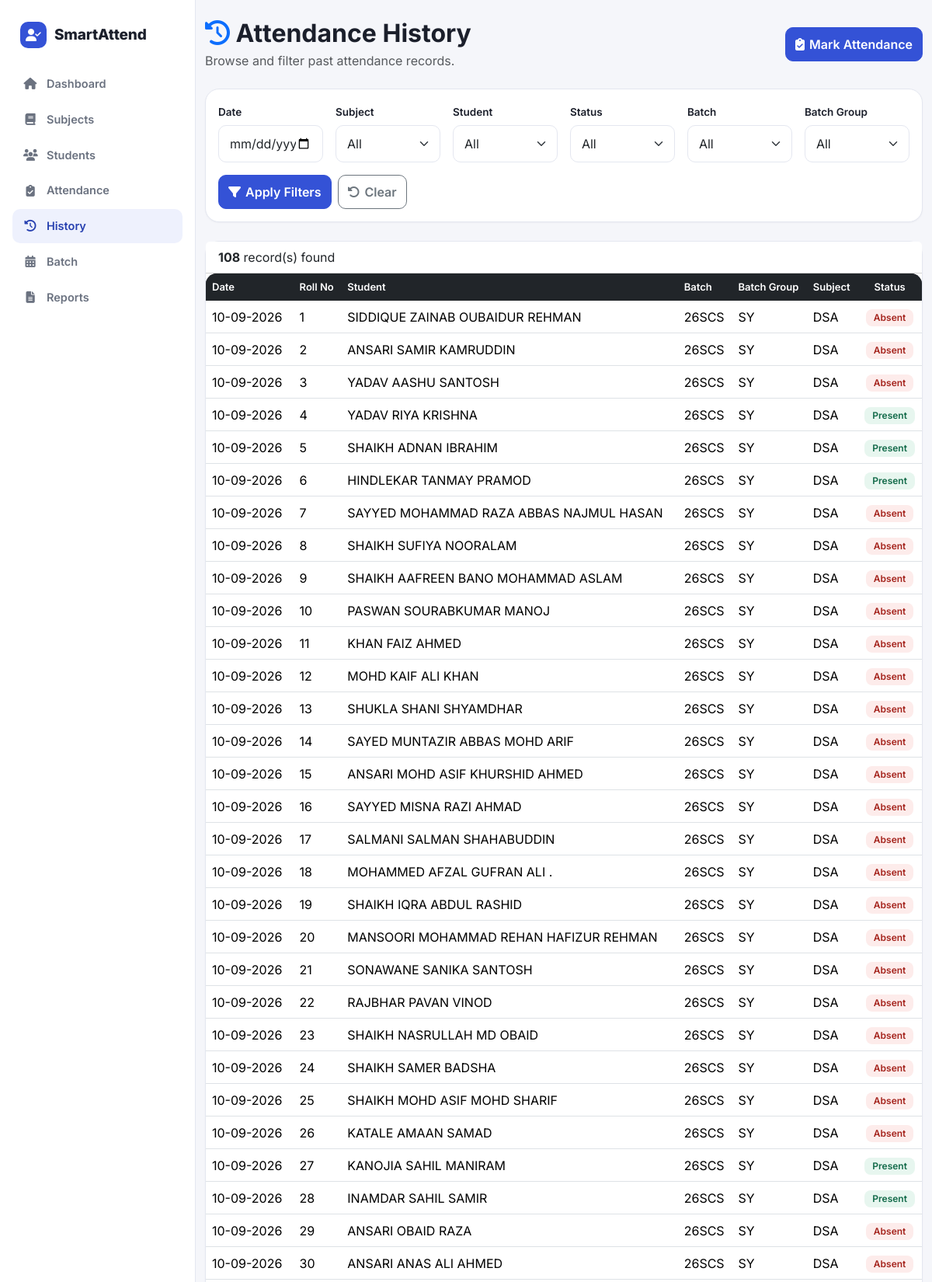
Screenshot of /attendance/history (signed in, upper part) with the database file from the repository.
### backend/models/attendance.py (models this page shows, shortened)
class Attendance(db.Model):
    __tablename__ = "attendances"
    id = db.Column(
        db.Integer,
        primary_key=True
    )
    user_id = db.Column(
        db.Integer,
        db.ForeignKey(
            "users.id",
            ondelete="CASCADE"
        ),
        nullable=False,
        index=True
    )
    student_id = db.Column(
        db.Integer,
        db.ForeignKey(
            "students.id",
            ondelete="CASCADE"
        ),
        nullable=False,
        index=True
    )
    subject_id = db.Column(
        db.Integer,
        db.ForeignKey(
            "subjects.id",
            ondelete="CASCADE"
        ),
        nullable=False,
        index=True
    )
    date = db.Column(
        db.Date,
        nullable=False,
        index=True
    )
    status = db.Column(
        db.String(20),
        nullable=False
    )
    created_at = db.Column(
        db.DateTime(timezone=True),
        default=lambda: datetime.now(timezone.utc),
        nullable=False
    )
    owner = db.relationship(
        "User",
        back_populates="attendances"
    )
    student = db.relationship(
        "Student",
        back_populates="attendances"
    )
    subject = db.relationship(
        "Subject",
        back_populates="attendances"
    )
    __table_args__ = (
        db.UniqueConstraint(
            "student_id",
            "subject_id",
            "date",
            name="unique_attendance_per_day"
        ),
    )

### backend/models/student.py (models this page shows, shortened)
class Student(db.Model):
    __tablename__ = "students"
    id = db.Column(
        db.Integer,
        primary_key=True
    )
    user_id = db.Column(
        db.Integer,
        db.ForeignKey(
            "users.id",
            ondelete="CASCADE"
        ),
        nullable=False,
        index=True
    )
    roll_number = db.Column(
        db.String(50),
        nullable=False
    )
    name = db.Column(
        db.String(100),
        nullable=False
    )
    batch = db.Column(
        db.String(50),
        nullable=True
    )
    batch_id = db.Column(
        db.Integer,
        db.ForeignKey(
            "batches.id",
            ondelete="SET NULL"
        ),
        nullable=True,
        index=True
    )
    assigned_batch = db.relationship(
        "Batch",
        back_populates="students"
    )
    academic_year = db.Column(
        db.Integer,
        nullable=True
    )
    email = db.Column(
        db.String(255),
        nullable=True
    )
    phone = db.Column(
        db.String(30),
        nullable=True
    )
    created_at = db.Column(
        db.DateTime(timezone=True),
        default=lambda: datetime.now(timezone.utc),
        nullable=False
    )
    owner = db.relationship(
        "User",
        back_populates="students"
    )
    attendances = db.relationship(
        "Attendance",
        back_populates="student",
        cascade="all, delete-orphan"
    )
    __table_args__ = (
        db.UniqueConstraint(
            "user_id",
            "roll_number",
            name="unique_student_roll_per_user"
        ),
    )

### backend/models/batch.py (models this page shows, shortened)
class Batch(db.Model):
    __tablename__ = "batches"
    id = db.Column(
        db.Integer,
        primary_key=True
    )
    user_id = db.Column(
        db.Integer,
        db.ForeignKey(
            "users.id",
            ondelete="CASCADE"
        ),
        nullable=False,
        index=True
    )
    name = db.Column(
        db.String(50),
        nullable=False
    )
    created_at = db.Column(
        db.DateTime(timezone=True),
        default=lambda: datetime.now(timezone.utc),
        nullable=False
    )
    owner = db.relationship(
        "User",
        back_populates="batches"
    )
    students = db.relationship(
        "Student",
        back_populates="assigned_batch"
    )
    subjects = db.relationship(
        "Subject",
        back_populates="batch"
    )
    __table_args__ = (
        db.UniqueConstraint(
            "user_id",
            "name",
            name="unique_batch_per_user"
        ),
    )

### backend/models/subject.py (models this page shows, shortened)
class Subject(db.Model):
    __tablename__ = "subjects"
    id = db.Column(
        db.Integer,
        primary_key=True
    )
    user_id = db.Column(
        db.Integer,
        db.ForeignKey("users.id"),
        nullable=False
    )
    name = db.Column(
        db.String(100),
        nullable=False
    )
    code = db.Column(
        db.String(50),
        nullable=True
    )
    batch_id = db.Column(
        db.Integer,
        db.ForeignKey(
            "batches.id",
            ondelete="SET NULL"
        ),
        nullable=True,
        index=True
    )
    batch = db.relationship(
        "Batch",
        back_populates="subjects"
    )
    academic_year = db.Column(
        db.Integer,
        nullable=True
    )
    created_at = db.Column(
        db.DateTime(timezone=True),
        default=lambda: datetime.now(timezone.utc),
        nullable=False
    )
    owner = db.relationship(
        "User",
        back_populates="subjects"
    )
    attendances = db.relationship(
        "Attendance",
        back_populates="subject",
        cascade="all, delete-orphan"
    )
    __table_args__ = (
        db.UniqueConstraint(
            "user_id",
            "name",
            name="unique_subject_per_user"
        ),
    )

### backend/routes/attendance.py (the view, shortened to what this page needs)
@attendance_bp.route("/history")
@login_required
def history():
    filter_date = request.args.get("date", "")
    filter_subject_id = request.args.get("subject_id", type=int)
    filter_student_id = request.args.get("student_id", type=int)
    filter_status = request.args.get("status", "")
    filter_batch = request.args.get("batch", "")
    filter_batch_id = request.args.get("batch_id", type=int)
    query = Attendance.query.filter_by(
        user_id=current_user.id
    ).join(
        Student, Attendance.student_id == Student.id
    ).join(
        Subject, Attendance.subject_id == Subject.id
    )
    if filter_subject_id:
        query = query.filter(Attendance.subject_id == filter_subject_id)
    if filter_student_id:
        query = query.filter(Attendance.student_id == filter_student_id)
    if filter_status in ("Present", "Absent"):
        query = query.filter(Attendance.status == filter_status)
    if filter_batch:
        query = query.filter(Student.batch == filter_batch)
    if filter_batch_id:
        query = query.filter(Student.batch_id == filter_batch_id)
    records = query.order_by(
        Attendance.date.desc(),
        cast(Student.roll_number, Integer).asc(),
        Student.roll_number.asc()
    ).limit(500).all()
    subjects = Subject.query.filter_by(
        user_id=current_user.id
    ).order_by(Subject.name.asc()).all()
    students = order_students_by_roll_number(
        Student.query.filter_by(user_id=current_user.id)
    ).all()
    batches = sorted({
        s.batch for s in students if s.batch
    })
    batch_groups = Batch.query.filter_by(
        user_id=current_user.id
    ).order_by(Batch.created_at.asc()).all()
    return render_template(
        "attendance_history.html",
        records=records,
        subjects=subjects,
        students=students,
        batches=batches,
        batch_groups=batch_groups,
        filters={
            "date": filter_date,
            "subject_id": filter_subject_id,
            "student_id": filter_student_id,
            "status": filter_status,
            "batch": filter_batch,
            "batch_id": filter_batch_id,
        }
    )

### backend/utils/sorting.py (called while the page is built)
def order_students_by_roll_number(query):
    return query.order_by(
        cast(Student.roll_number, Integer).asc(),
        Student.roll_number.asc()
    )

### frontend/templates/attendance_history.html (shortened to what this page needs)
{% extends "base.html" %}
{% block content %}
<div class="container py-4">
    <div class="d-flex flex-wrap justify-content-between align-items-center gap-3 mb-4">
        <div>
            <h2 class="fw-bold mb-1">
                <i class="fa-solid fa-clock-rotate-left text-primary"></i>
                Attendance History
            </h2>
            <p class="text-muted mb-0">
                Browse and filter past attendance records.
            </p>
        </div>
        <a href="{{ url_for('attendance.mark_attendance') }}" class="btn btn-primary">
            <i class="fa-solid fa-clipboard-check"></i>
            Mark Attendance
        </a>
    </div>
    <div class="card mb-4">
        <div class="card-body">
            <form method="GET" action="{{ url_for('attendance.history') }}" class="row g-3">
                <div class="col-md-2">
                    <label class="form-label">Date</label>
                    <input type="date" name="date" class="form-control" value="{{ filters.date }}">
                </div>
                <div class="col-md-2">
                    <label class="form-label">Subject</label>
                    <select name="subject_id" class="form-select">
                        <option value="">All</option>
                    </select>
                </div>
                <div class="col-md-2">
                    <label class="form-label">Student</label>
                    <select name="student_id" class="form-select">
                        <option value="">All</option>
                    </select>
                </div>
                <div class="col-md-2">
                    <label class="form-label">Status</label>
                    <select name="status" class="form-select">
                        <option value="">All</option>
                    </select>
                </div>
                <div class="col-md-2">
                    <label class="form-label">Batch</label>
                    <select name="batch" class="form-select">
                        <option value="">All</option>
                    </select>
                </div>
                <div class="col-md-2">
                    <label class="form-label">Batch Group</label>
                    <select name="batch_id" class="form-select">
                        <option value="">All</option>
                    </select>
                </div>
                <div class="col-12 d-flex gap-2">
                    <button type="submit" class="btn btn-primary">
                        <i class="fa-solid fa-filter"></i>
                        Apply Filters
                    </button>
                    <a href="{{ url_for('attendance.history') }}" class="btn btn-outline-secondary">
                        <i class="fa-solid fa-rotate-left"></i>
                        Clear
                    </a>
                </div>
            </form>
        </div>
    </div>
    {% if records %}
        <div class="card">
            <div class="card-header bg-white">
                <strong>{{ records|length }}</strong> record(s) found
            </div>
            <div class="table-responsive d-none d-lg-block">
                <table class="table table-hover mb-0 align-middle">
                    <thead class="table-dark">
                        <tr>
                            <th>Date</th>
                            <th>Roll No</th>
                            <th>Student</th>
                            <th>Batch</th>
                            <th>Batch Group</th>
                            <th>Subject</th>
                            <th class="text-center">Status</th>
                        </tr>
                    </thead>
                    <tbody>
                        {% for record in records %}
                        <tr>
                            <td>{{ record.date.strftime("%d-%m-%Y") }}</td>
                            <td>{{ record.student.roll_number }}</td>
                            <td>{{ record.student.name }}</td>
                            <td>{{ record.student.batch or "-" }}</td>
                            <td>{{ record.student.assigned_batch.name if record.student.assigned_batch else "-" }}</td>
                            <td>{{ record.subject.name }}</td>
                            <td class="text-center">
                                {% if record.status == "Present" %}
                                    <span class="badge status-badge-present">Present</span>
                                {% else %}
                                    <span class="badge status-badge-absent">Absent</span>
                                {% endif %}
                            </td>
                        </tr>
                        {% endfor %}
                    </tbody>
                </table>
            </div>
        </div>
    {% else %}
        <div class="alert alert-info">
            <i class="fa-solid fa-circle-info"></i>
            No attendance records match your filters yet.
        </div>
    {% endif %}
</div>
{% endblock %}

### frontend/static/css/style.css (style rules this page uses)
:root { --sa-primary:#3452D6; --sa-primary-dark:#2740B0; --sa-primary-light:#EEF1FD; --sa-ink:#1B1F2B; --sa-muted:#6B7280; --sa-bg:#F5F6FA; --sa-surface:#FFFFFF; --sa-border:#E4E7F0; --sa-success:#1F9D6E; --sa-success-light:#E7F6EF; --sa-danger:#E0473F; --sa-danger-light:#FDECEB; --sa-warning:#DB9A2C; --sa-warning-light:#FCF3E3; --sa-radius-lg:18px; --sa-radius:14px; --sa-radius-sm:10px; --sa-sidebar-w:252px; --sa-bottomnav-h:60px; --sa-topbar-h:56px; --safe-top:env(safe-area-inset-top, 0px); --safe-bottom:env(safe-area-inset-bottom, 0px); --safe-left:env(safe-area-inset-left, 0px); --safe-right:env(safe-area-inset-right, 0px); }
* { box-sizing:border-box; }
body { margin:0; padding:0; font-family:'Inter', -apple-system, BlinkMacSystemFont, 'Segoe UI', Roboto, sans-serif; background:var(--sa-bg); color:var(--sa-ink); -webkit-tap-highlight-color:transparent; }
a { text-decoration:none; }
.card { border:1px solid var(--sa-border); border-radius:var(--sa-radius-lg); box-shadow:0 1px 2px rgba(27,31,43,0.04); }
.btn { border-radius:var(--sa-radius-sm); font-weight:600; min-height:44px; display:inline-flex; align-items:center; justify-content:center; gap:6px; }
.btn-primary { background:var(--sa-primary); border-color:var(--sa-primary); }
.form-control, .form-select { border-radius:var(--sa-radius-sm); padding:11px 14px; border:1px solid var(--sa-border); min-height:44px; }
.form-label { font-weight:600; font-size:13.5px; color:var(--sa-ink); margin-bottom:6px; }
.table { background:var(--sa-surface); border-radius:var(--sa-radius); overflow:hidden; }
.table thead { background:var(--sa-ink); color:#fff; }
.table thead th { font-weight:600; font-size:13px; border-bottom:none; }

### rows the page displays
Attendance: date "10-09-2026", student.roll_number "1", student.name "SIDDIQUE ZAINAB OUBAIDUR REHMAN", student "26SCS", student.assigned_batch "SY", subject.name "DSA", status "Absent"
Attendance: date "10-09-2026", student.roll_number "2", student.name "ANSARI SAMIR KAMRUDDIN", student "26SCS", student.assigned_batch "SY", subject.name "DSA", status "Absent"
Attendance: date "10-09-2026", student.roll_number "3", student.name "YADAV AASHU SANTOSH", student "26SCS", student.assigned_batch "SY", subject.name "DSA", status "Absent"
Attendance: date "10-09-2026", student.roll_number "4", student.name "YADAV RIYA KRISHNA", student "26SCS", student.assigned_batch "SY", subject.name "DSA", status "Present"
Attendance: date "10-09-2026", student.roll_number "5", student.name "SHAIKH ADNAN IBRAHIM", student "26SCS", student.assigned_batch "SY", subject.name "DSA", status "Present"
Attendance: date "10-09-2026", student.roll_number "6", student.name "HINDLEKAR TANMAY PRAMOD", student "26SCS", student.assigned_batch "SY", subject.name "DSA", status "Present"
Attendance: date "10-09-2026", student.roll_number "7", student.name "SAYYED MOHAMMAD RAZA ABBAS NAJMUL HASAN", student "26SCS", student.assigned_batch "SY", subject.name "DSA", status "Absent"
Attendance: date "10-09-2026", student.roll_number "8", student.name "SHAIKH SUFIYA NOORALAM", student "26SCS", student.assigned_batch "SY", subject.name "DSA", status "Absent"
Attendance: date "10-09-2026", student.roll_number "9", student.name "SHAIKH AAFREEN BANO MOHAMMAD ASLAM", student "26SCS", student.assigned_batch "SY", subject.name "DSA", status "Absent"
Attendance: date "10-09-2026", student.roll_number "10", student.name "PASWAN SOURABKUMAR MANOJ", student "26SCS", student.assigned_batch "SY", subject.name "DSA", status "Absent"
Attendance: date "10-09-2026", student.roll_number "11", student.name "KHAN FAIZ AHMED", student "26SCS", student.assigned_batch "SY", subject.name "DSA", status "Absent"
Attendance: date "10-09-2026", student.roll_number "12", student.name "MOHD KAIF ALI KHAN", student "26SCS", student.assigned_batch "SY", subject.name "DSA", status "Absent"
Attendance: date "10-09-2026", student.roll_number "13", student.name "SHUKLA SHANI SHYAMDHAR", student "26SCS", student.assigned_batch "SY", subject.name "DSA", status "Absent"
Attendance: date "10-09-2026", student.roll_number "14", student.name "SAYED MUNTAZIR ABBAS MOHD ARIF", student "26SCS", student.assigned_batch "SY", subject.name "DSA", status "Absent"
Attendance: date "10-09-2026", student.roll_number "15", student.name "ANSARI MOHD ASIF KHURSHID AHMED", student "26SCS", student.assigned_batch "SY", subject.name "DSA", status "Absent"
Attendance: date "10-09-2026", student.roll_number "16", student.name "SAYYED MISNA RAZI AHMAD", student "26SCS", student.assigned_batch "SY", subject.name "DSA", status "Absent"
Attendance: date "10-09-2026", student.roll_number "17", student.name "SALMANI SALMAN SHAHABUDDIN", student "26SCS", student.assigned_batch "SY", subject.name "DSA", status "Absent"
Attendance: date "10-09-2026", student.roll_number "18", student.name "MOHAMMED AFZAL GUFRAN ALI .", student "26SCS", student.assigned_batch "SY", subject.name "DSA", status "Absent"
Attendance: date "10-09-2026", student.roll_number "19", student.name "SHAIKH IQRA ABDUL RASHID", student "26SCS", student.assigned_batch "SY", subject.name "DSA", status "Absent"
Attendance: date "10-09-2026", student.roll_number "20", student.name "MANSOORI MOHAMMAD REHAN HAFIZUR REHMAN", student "26SCS", student.assigned_batch "SY", subject.name "DSA", status "Absent"
Attendance: date "10-09-2026", student.roll_number "21", student.name "SONAWANE SANIKA SANTOSH", student "26SCS", student.assigned_batch "SY", subject.name "DSA", status "Absent"
Attendance: date "10-09-2026", student.roll_number "22", student.name "RAJBHAR PAVAN VINOD", student "26SCS", student.assigned_batch "SY", subject.name "DSA", status "Absent"
Attendance: date "10-09-2026", student.roll_number "23", student.name "SHAIKH NASRULLAH MD OBAID", student "26SCS", student.assigned_batch "SY", subject.name "DSA", status "Absent"
Attendance: date "10-09-2026", student.roll_number "24", student.name "SHAIKH SAMER BADSHA", student "26SCS", student.assigned_batch "SY", subject.name "DSA", status "Absent"
Attendance: date "10-09-2026", student.roll_number "25", student.name "SHAIKH MOHD ASIF MOHD SHARIF", student "26SCS", student.assigned_batch "SY", subject.name "DSA", status "Absent"
Attendance: date "10-09-2026", student.roll_number "26", student.name "KATALE AMAAN SAMAD", student "26SCS", student.assigned_batch "SY", subject.name "DSA", status "Absent"
Attendance: date "10-09-2026", student.roll_number "27", student.name "KANOJIA SAHIL MANIRAM", student "26SCS", student.assigned_batch "SY", subject.name "DSA", status "Present"
Attendance: date "10-09-2026", student.roll_number "28", student.name "INAMDAR SAHIL SAMIR", student "26SCS", student.assigned_batch "SY", subject.name "DSA", status "Present"
Attendance: date "10-09-2026", student.roll_number "29", student.name "ANSARI OBAID RAZA", student "26SCS", student.assigned_batch "SY", subject.name "DSA", status "Absent"
Attendance: date "10-09-2026", student.roll_number "30", student.name "ANSARI ANAS ALI AHMED", student "26SCS", student.assigned_batch "SY", subject.name "DSA", status "Absent"

### other values shown
{{ records|length }} "108"
